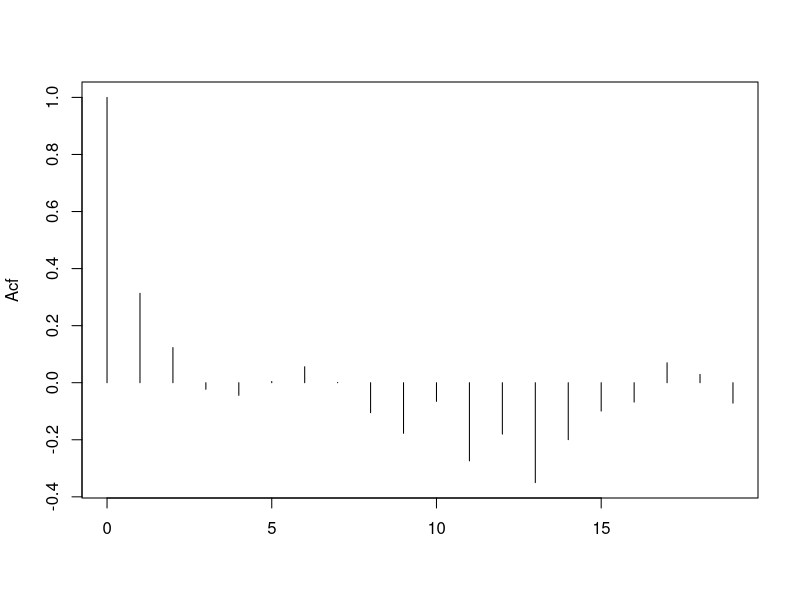
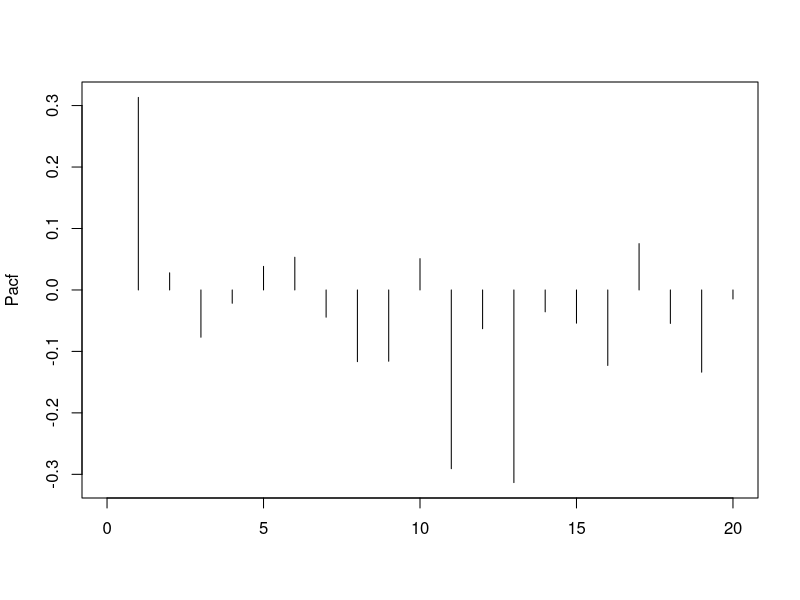

Write the R code that produced these figures, in order.
## ---- chunk 1
knitr::opts_knit$set(root.dir = '/home/tucker/Documents/GitHub/BEwebinar/Data')
## ---- chunk 2
urban <- read.table("urbanpop.dat")
urban <- ts(urban[67:1,], start = 1951)
urban.diff <- diff(diff(urban))
n <- length(urban.diff)
gamma.hat <- acf(urban.diff,lag=n-1,type="covariance",plot=FALSE)$acf[,,1]
kappa.hat <- pacf(urban.diff,lag=n-1,plot=FALSE)$acf[,,1]
plot(ts(gamma.hat[1:20]/gamma.hat[1],start=0),xlab="",ylab="Acf",type="h")
plot(ts(c(NA,kappa.hat[1:20]),start=0),xlab="",ylab="Pacf",type="h")
## ---- chunk 3
alpha <- .05
crit <- qnorm(1-alpha/2)
K.n <- 1 + floor(3*sqrt(log(n,base=10)))
print(kappa.hat[1:K.n])
kappa.test <- kappa.hat/sqrt(log(n,base=10)/n)
k <- 1
while(k < (n-K.n))
{
	if(max(abs(kappa.test[k:(k+K.n-1)])) < crit) 
	{ 
		p.hat <- k-1
		k <- n-K.n
	} else { k <- k+1 }
}
